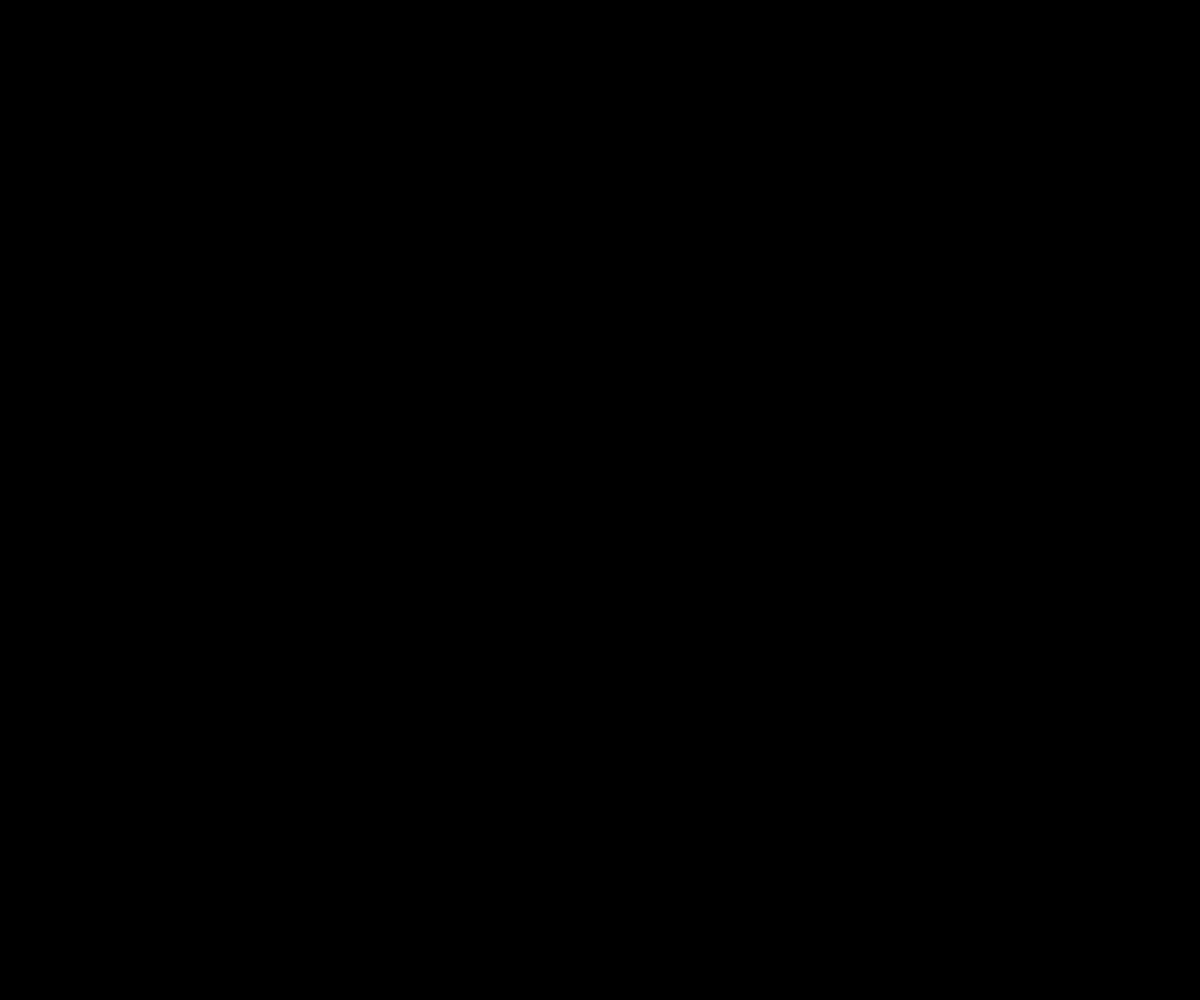
Frame 1 (no input)
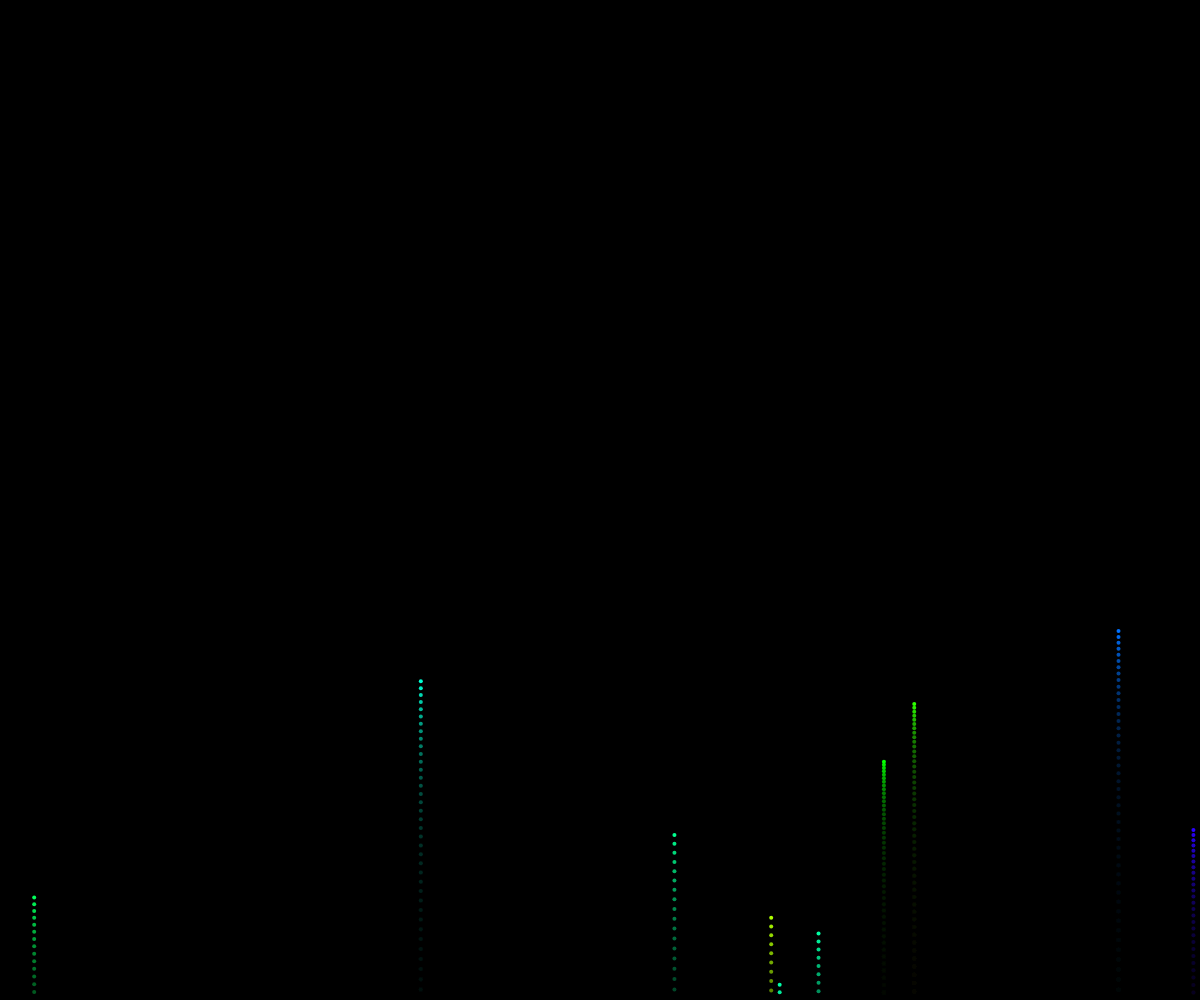
Frame 60 (no input)
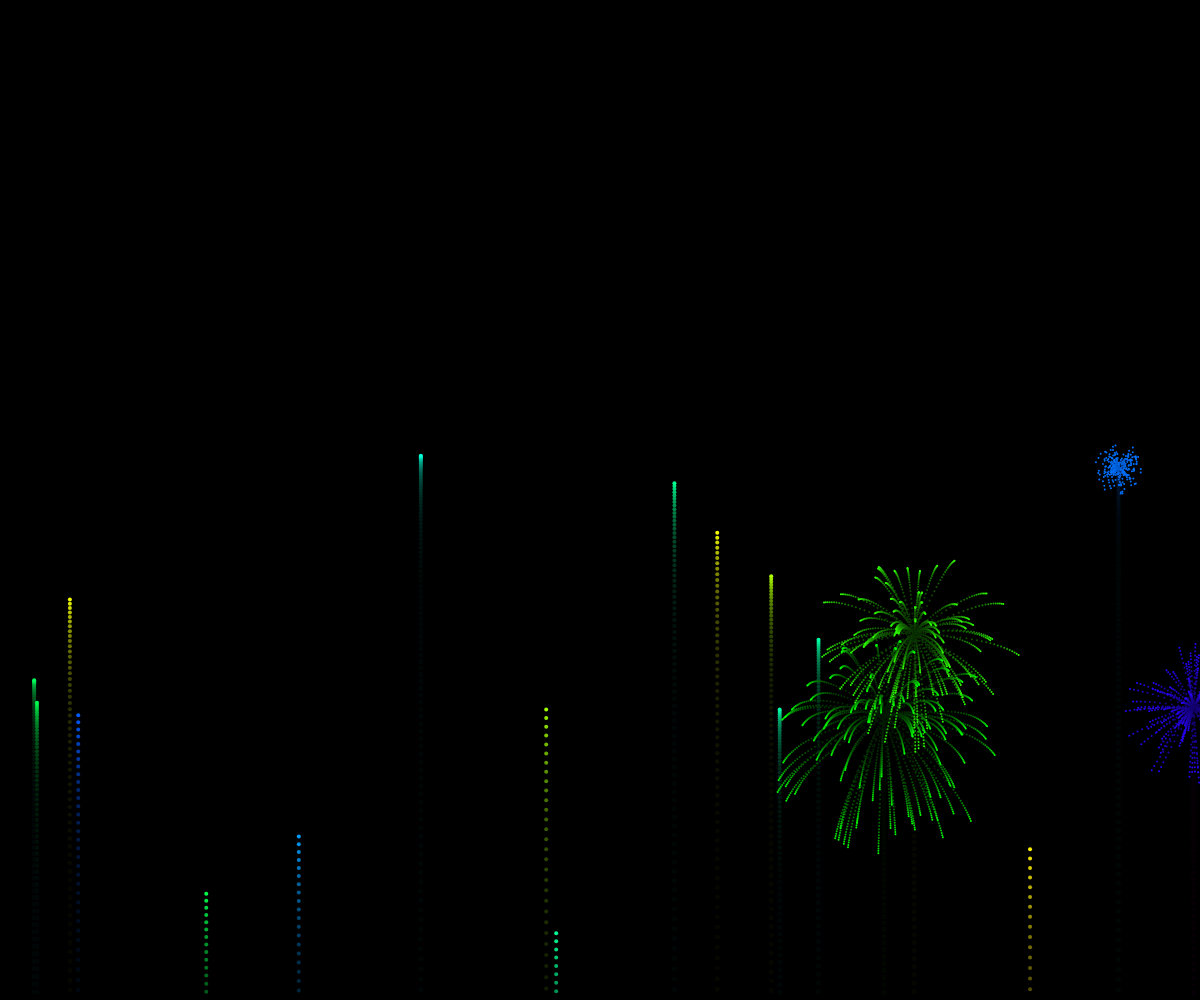
Frame 120 (the mouse pressed at the canvas centre since frame 60)

The p5.js sketch that drew these frames (run headless with seeded random() and noise() and a simulated clock; from frame 60 on, the mouse is pressed at the canvas centre):

// p5.js sketch
// ── sketch.js
var fireworks = [];     // fireworks array
var gravity;          

function setup() {
  createCanvas(windowWidth, windowHeight);
  strokeWeight(4);
  stroke(255);
  gravity = createVector(0, 0.1); // gravity affects the y component
  background(0);
}

function draw() {
  colorMode(RGB);   
  background(0, 0, 0, 20);    // add alpha to the background for transition

  if (random(1) < 0.1) fireworks.push(new Firework());  // 10% chance for a new firework

  //update and draw all the firework in the array
  for (var i = fireworks.length - 1; i >= 0; i--) {
    fireworks[i].update();
    fireworks[i].show();
    if (fireworks[i].done()) fireworks.splice(i, 1);  // delete from the array if it's done
  }
}

function windowResized() {
  resizeCanvas(windowWidth, windowHeight);
}

// ── fireworks.js
function Firework() {
  this.hu = random(255); // random color of the firework
  this.firework = new Particle(random(width), height, this.hu, true); // the big particle (firework)
  this.particles = []; // array for the burst particles
  this.exploded = false; // initial state

  this.update = function () {
    if (!this.exploded) {
      this.firework.applyForce(gravity); 
      this.firework.update();
      if (this.firework.vel.y >= 0) {
        // reached the max height => explode
        this.exploded = true;
        this.explode();
      }
    }
    // burst motion
    for (var i = this.particles.length - 1; i >= 0; i--) {
      this.particles[i].applyForce(gravity);
      this.particles[i].update();

      // delete from the array if it's done
      if (this.particles[i].done()) {
        this.particles.splice(i, 1);
      }
    }
  };

  // return if it's exploded and there aren't any burst left
  this.done = function () {
    return this.exploded && this.particles.length === 0;
  };

  // create 100 burst particle
  this.explode = function () {
    for (var i = 0; i < 100; i++) {
      var p = new Particle(
        this.firework.pos.x,
        this.firework.pos.y,
        this.hu,
        false
      );
      this.particles.push(p);
    }
  };

  this.show = function () {
    if (!this.exploded) this.firework.show(); // only show the big particle (firework) if it hasn't explode

    // draw the burst
    for (var i = this.particles.length - 1; i >= 0; i--) {
      this.particles[i].show();
    }
  };
}

// ── particles.js
// x, y is the coordinate
// hu is the color of the particle
// boolean variable isFirework
function Particle(x, y, hu, isFirework) {
  this.pos = createVector(x, y);
  this.lifespan = 255; // color fade over time
  this.hu = hu;
  this.isFirework = isFirework;

  // initial velocity
  if (this.isFirework) this.vel = createVector(0, random(-7, -12));
  else {
    this.vel = p5.Vector.random2D(); // create a burst from the firework
    this.vel.mult(random(2, 10));
  }
  // initial acceleration
  this.acc = createVector(0, 0);

  // apply force to the acceleration
  this.applyForce = function (force) {
    this.acc.add(force);
  };

  this.done = function () {
    return this.lifespan < 0;
  };

  this.update = function () {
    // if it's the burst, reduce the lifespan
    if (!this.isFirework) {
      this.vel.mult(0.93);
      this.lifespan -= random(-1, 10);
    }

    // basic motion
    this.vel.add(this.acc);
    this.pos.add(this.vel);
    this.acc.mult(0);
  };

  // draw the particle
  this.show = function () {
    colorMode(HSB); // change color mode to HSB for the particle's trail

    if (!this.isFirework) {
      stroke(this.hu, 255, 255, this.lifespan);
      strokeWeight(2);
    } else {
      stroke(this.hu, 255, 255);
      strokeWeight(4);
    }
    point(this.pos.x, this.pos.y); // draw a point at the coordinate (x, y)
  };
}
